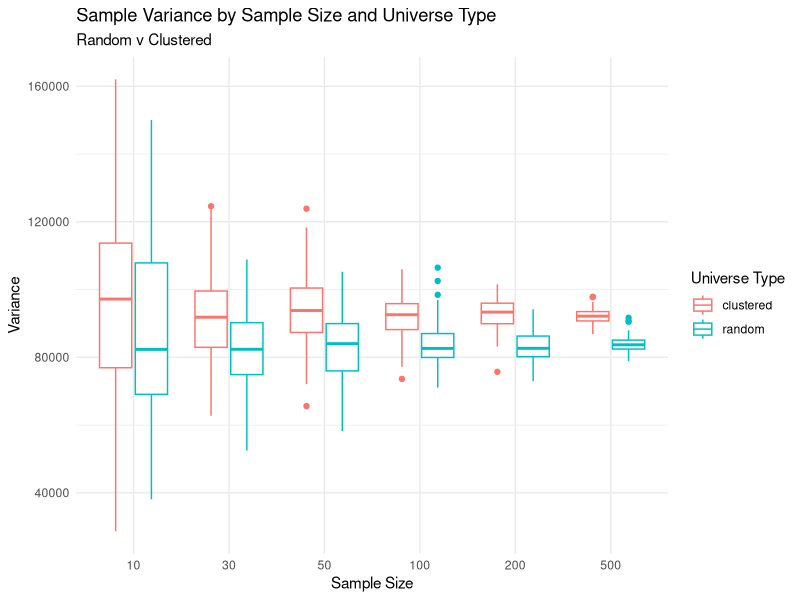
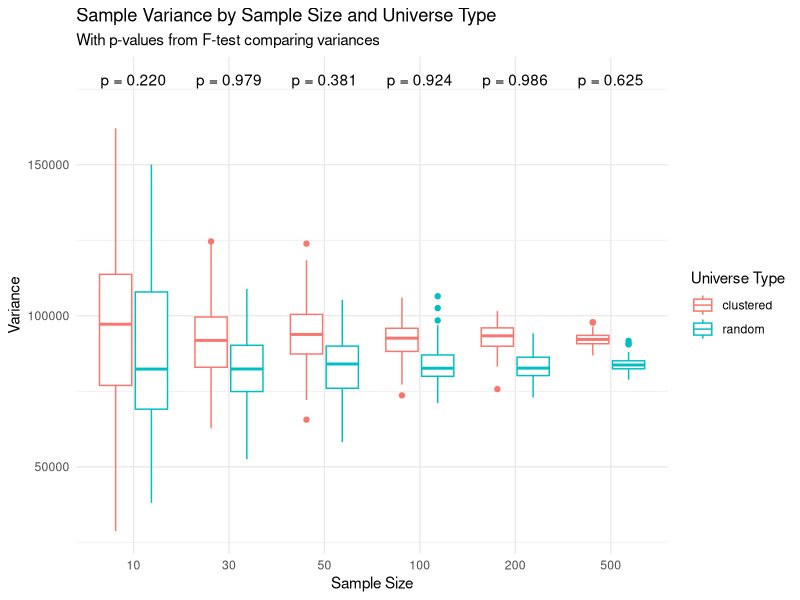
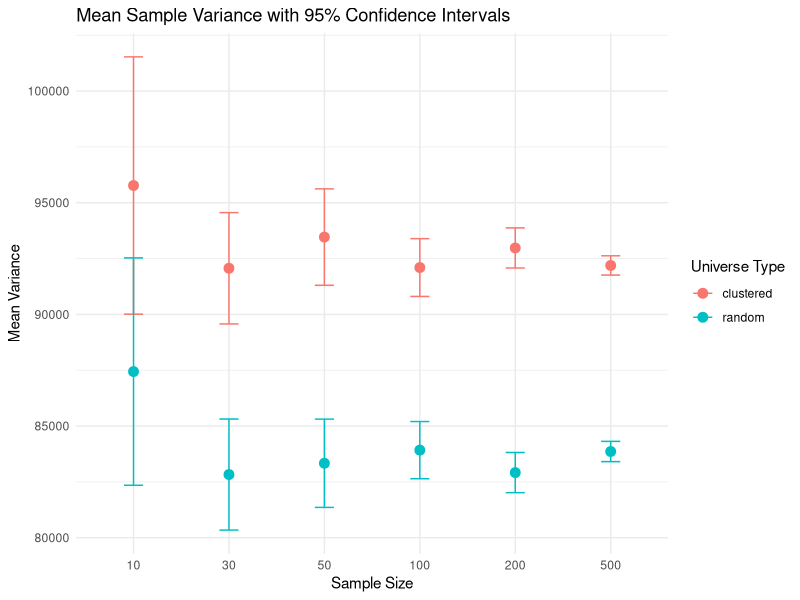
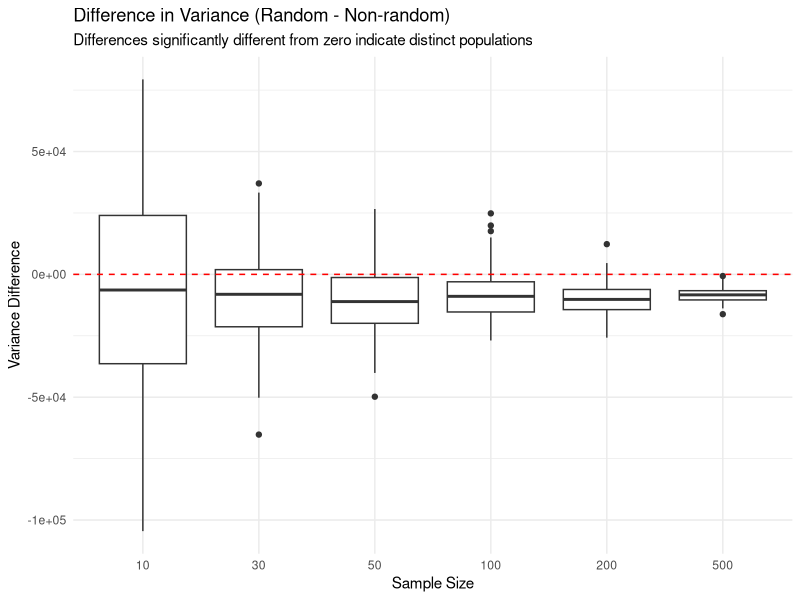
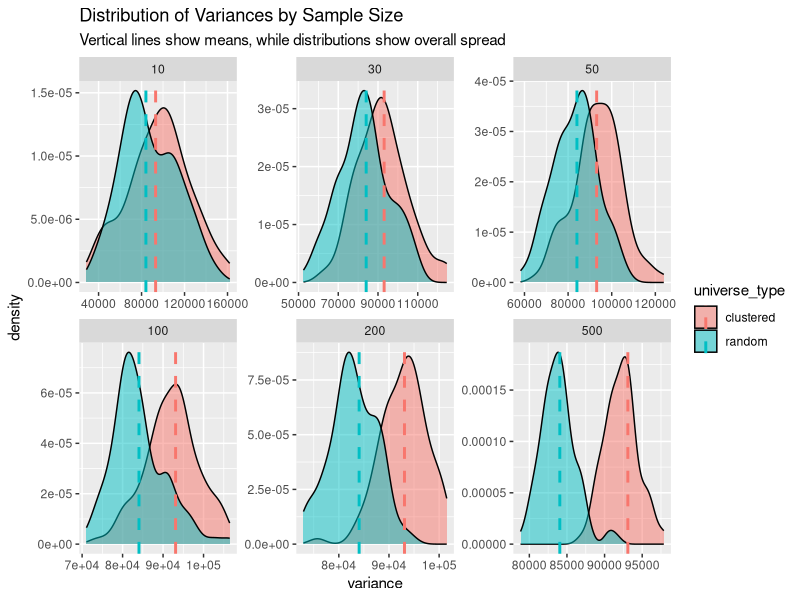
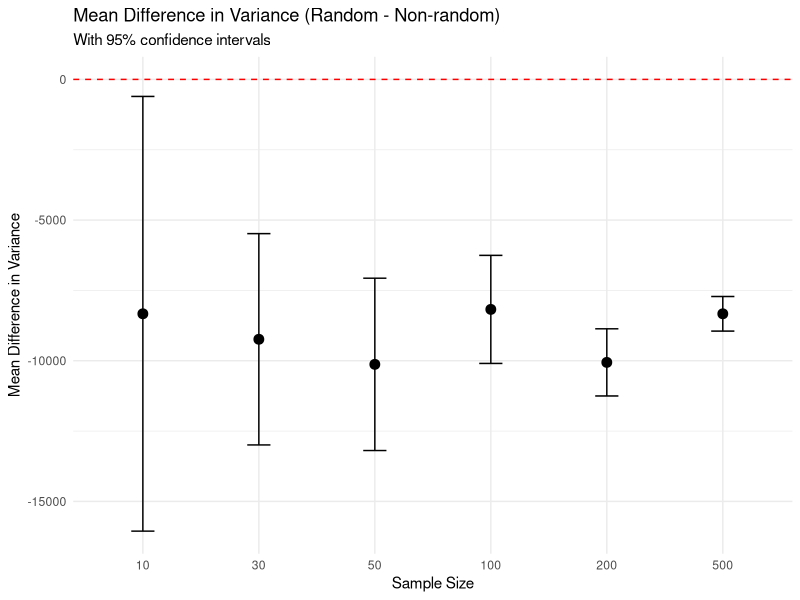

These figures' R source, in order:
## ---- chunk 1
knitr::opts_chunk$set(echo = TRUE)
library(tidyverse)
## ---- chunk 2
# random universe
set.seed(123)
# Create a random universe (1000 random integers between 1 and 1000)
random_universe <- sample(1:1000, 1000, replace = TRUE)

# Create non-random universes (several options)

# Option 1: Sequential numbers
sequential_universe <- 1:1000

# Option 2: Clustered data (4 distinct clusters)
clustered_universe <- c(
  rnorm(250, mean = 100, sd = 20),
  rnorm(250, mean = 300, sd = 20),
  rnorm(250, mean = 600, sd = 20),
  rnorm(250, mean = 900, sd = 20)
)
# Round to integers and ensure values are within 1-1000
clustered_universe <- pmin(1000, pmax(1, round(clustered_universe)))

# Option 3: Bimodal distribution
bimodal_universe <- c(
  rnorm(500, mean = 250, sd = 100),
  rnorm(500, mean = 750, sd = 100)
)
# Round to integers and ensure values are within 1-1000
bimodal_universe <- pmin(1000, pmax(1, round(bimodal_universe)))

# Option 4: Increasing variance (first half has low variance, second half high)
increasing_var_universe <- c(
  rnorm(500, mean = 500, sd = 50),
  rnorm(500, mean = 500, sd = 200)
)
# Round to integers and ensure values are within 1-1000
increasing_var_universe <- pmin(1000, pmax(1, round(increasing_var_universe)))
 


## ---- chunk 3
# Step 2: Function to take samples and calculate variance
calculate_sample_variances <- function(universe, sample_size, num_samples = 100) {
  variances <- numeric(num_samples)
  for(i in 1:num_samples) {
    sample_data <- sample(universe, sample_size)
    variances[i] <- var(sample_data)
  }
  return(variances)
}

## ---- chunk 4
# Step 3: Experiment with different sample sizes
sample_sizes <- c(10, 30, 50, 100, 200, 500)
results <- list()

# define the nonrandom universe type
for(size in sample_sizes) {
  random_variances <- calculate_sample_variances(random_universe, size)
  nonrandom_variances <- calculate_sample_variances(clustered_universe, size)
  
  results[[paste0("size_", size)]] <- list(
    random = random_variances,
    nonrandom = nonrandom_variances
  )
}

## ---- chunk 5
# Convert nested list to a data frame
results_df <- data.frame()

for(size_name in names(results)) {
  # Extract the numeric size from the name
  size <- as.numeric(gsub("size_", "", size_name))
  
  # Add random universe results
  random_data <- data.frame(
    sample_size = size,
    variance = results[[size_name]]$random,
    universe_type = "random"
  )
  
  # Add non-random universe results
  nonrandom_data <- data.frame(
    sample_size = size,
    variance = results[[size_name]]$nonrandom,
    universe_type = "clustered"
  )
  
  # Combine the data
  results_df <- rbind(results_df, random_data, nonrandom_data)
}

# Now you can plot with ggplot
ggplot(results_df, aes(x = factor(sample_size), y = variance, color = universe_type)) +
  geom_boxplot() +
  labs(
    title = "Sample Variance by Sample Size and Universe Type",
    subtitle = "Random v Clustered",
    x = "Sample Size",
    y = "Variance",
    color = "Universe Type"
  ) +
  theme_minimal()
## ---- chunk 6
# Calculate p-values comparing variances across universe types for each sample size
result_stats <- data.frame()

for(size_name in names(results)) {
  # Extract the numeric size from the name
  size <- as.numeric(gsub("size_", "", size_name))
  
  # Run F-test to compare variances
  f_test <- var.test(results[[size_name]]$random, results[[size_name]]$nonrandom)
  
  # Store results
  result_stats <- rbind(result_stats, data.frame(
    sample_size = size,
    p_value = f_test$p.value,
    significant = f_test$p.value < 0.05
  ))
}

## ---- chunk 7
# Add p-values to the plot
ggplot(results_df, aes(x = factor(sample_size), y = variance, color = universe_type)) +
  geom_boxplot() +
  geom_text(data = result_stats, 
            aes(x = factor(sample_size), 
                y = max(results_df$variance) * 1.1,
                label = sprintf("p = %.3f", p_value)),
            inherit.aes = FALSE) +
  labs(
    title = "Sample Variance by Sample Size and Universe Type",
    subtitle = "With p-values from F-test comparing variances",
    x = "Sample Size",
    y = "Variance",
    color = "Universe Type"
  ) +
  theme_minimal()

## ---- chunk 8
# Calculate mean and confidence intervals for your variances
results_summary <- results_df %>%
  group_by(sample_size, universe_type) %>%
  summarize(
    mean_variance = mean(variance),
    sd_variance = sd(variance),
    n = n(),
    se = sd_variance/sqrt(n),
    ci_lower = mean_variance - 1.96*se,
    ci_upper = mean_variance + 1.96*se
  )

# Plot with confidence intervals
ggplot(results_summary, aes(x = factor(sample_size), y = mean_variance, color = universe_type)) +
  geom_point(size = 3) +
  geom_errorbar(aes(ymin = ci_lower, ymax = ci_upper), width = 0.2) +
  labs(
    title = "Mean Sample Variance with 95% Confidence Intervals",
    x = "Sample Size",
    y = "Mean Variance",
    color = "Universe Type"
  ) +
  theme_minimal()

## ---- chunk 9
# Calculate the difference in variance between random and non-random for each sample size
diff_data <- data.frame()

for(size_name in names(results)) {
  size <- as.numeric(gsub("size_", "", size_name))
  
  # Calculate differences for each simulation pair
  n_sims <- length(results[[size_name]]$random)
  differences <- results[[size_name]]$random - results[[size_name]]$nonrandom
  
  diff_data <- rbind(diff_data, data.frame(
    sample_size = rep(size, n_sims),
    variance_difference = differences
  ))
}

# Plot the differences
ggplot(diff_data, aes(x = factor(sample_size), y = variance_difference)) +
  geom_boxplot() +
  geom_hline(yintercept = 0, linetype = "dashed", color = "red") +
  labs(
    title = "Difference in Variance (Random - Non-random)",
    subtitle = "Differences significantly different from zero indicate distinct populations",
    x = "Sample Size",
    y = "Variance Difference"
  ) +
  theme_minimal()
## ---- chunk 10
ggplot(results_df, aes(x = variance, fill = universe_type)) +
  geom_density(alpha = 0.5) +
  geom_vline(data = results_df %>% group_by(universe_type) %>% 
               summarize(mean_var = mean(variance)),
             aes(xintercept = mean_var, color = universe_type),
             linetype = "dashed", linewidth = 1) +
  facet_wrap(~sample_size, scales = "free") +
  labs(title = "Distribution of Variances by Sample Size",
       subtitle = "Vertical lines show means, while distributions show overall spread")
## ---- chunk 11
# For each sample size, perform a one-sample t-test on the differences
diff_stats <- data.frame()

for(size_name in names(results)) {
  size <- as.numeric(gsub("size_", "", size_name))
  
  # Calculate differences for this sample size
  differences <- results[[size_name]]$random - results[[size_name]]$nonrandom
  
  # Perform one-sample t-test against μ = 0
  t_test <- t.test(differences, mu = 0)
  
  # Store results
  diff_stats <- rbind(diff_stats, data.frame(
    sample_size = size,
    mean_diff = mean(differences),
    p_value = t_test$p.value,
    significant = t_test$p.value < 0.05,
    lower_ci = t_test$conf.int[1],
    upper_ci = t_test$conf.int[2]
  ))
}

# Print the results
print(diff_stats)
## ---- chunk 12
# Plot the differences with confidence intervals
ggplot(diff_stats, aes(x = factor(sample_size), y = mean_diff)) +
  geom_point(size = 3) +
  geom_errorbar(aes(ymin = lower_ci, ymax = upper_ci), width = 0.2) +
  geom_hline(yintercept = 0, linetype = "dashed", color = "red") +
  labs(
    title = "Mean Difference in Variance (Random - Non-random)",
    subtitle = "With 95% confidence intervals",
    x = "Sample Size",
    y = "Mean Difference in Variance"
  ) +
  theme_minimal()


